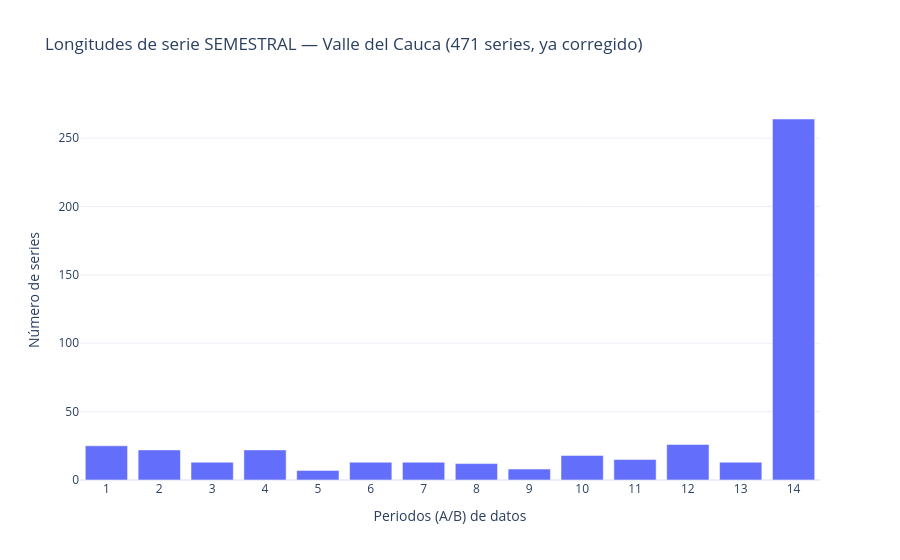

Write notebook code for a chart like this one.
### Markdown cell above
### ⚠️ Corrección de integridad: `Cultivo` no es la granularidad real de los datos

**Hallazgo (detectado al construir la regresión laggeada, Paso 18):** `Cultivo` (78 valores) es más grueso que `Desagregación cultivo` (97 valores) — ej. `Maíz` agrupa tanto `Maíz amarillo tradicional` como `Maíz blanco tradicional` como filas separadas para el mismo municipio y periodo. Esto significa que, sin agregar, una combinación (municipio, cultivo, periodo) puede tener **más de una fila** — se encontraron 560 de 5,090 combinaciones así en la rama semestral.

**Por qué esto es grave:** el generador de folds (Paso 14 original) agrupaba por `[municipio, cultivo]` y tomaba las filas ordenadas por periodo como una secuencia — con filas duplicadas del mismo periodo (ej. dos filas distintas ambas etiquetadas `2021B`), la serie quedaba fragmentada en más "puntos temporales" de los que realmente existen, corrompiendo silenciosamente esa serie completa. La rama **anual** nunca tuvo este problema porque `df_anual` (Paso 5A) siempre se construyó con `groupby(...).sum()`, que ya colapsaba cualquier duplicado de Desagregación automáticamente.

**Corrección:** se reconstruye `df_semestral` agregando explícitamente por (municipio, cultivo, periodo) — sumando producción y área, y recalculando rendimiento como producción/área (misma convención ya usada y validada para la rama anual en el Paso 17).

### Code cell
# ===== Celda 5B (corregida): longitudes de serie — nivel SEMESTRAL =====
df_semestral_raw = df[df['tipo_periodo'] == 'semestral'].copy()

# Agregación explícita a la granularidad real de la serie (muni × cultivo × periodo).
# Área y rendimiento se agregan más adelante (Paso 18) cuando se construyen las
# features laggeadas -- aquí solo se necesita producción para longitudes de serie.
df_semestral = (df_semestral_raw
                .groupby([col_muni, col_cult, col_per, col_ano, 'semestre'], as_index=False)[col_prod]
                .sum())

n_combos_originales = df_semestral_raw.groupby([col_muni, col_cult, col_per]).ngroups
n_filas_originales = len(df_semestral_raw)
print(f"Filas semestrales ANTES de agregar (nivel Desagregación): {n_filas_originales:,}")
print(f"Filas semestrales DESPUÉS de agregar (nivel Cultivo, correcto): {len(df_semestral):,}")
print(f"Combinaciones (muni,cultivo,periodo) que tenían >1 fila (colapsadas ahora): "
      f"{n_filas_originales - len(df_semestral):,}")

print(f"\nCombinaciones muni×cultivo con dato semestral: "
      f"{df_semestral.groupby([col_muni, col_cult]).ngroups:,} de "
      f"{df.groupby([col_muni, col_cult]).ngroups:,} totales")

cultivos_solo_anual = sorted(set(df[col_cult].unique()) - set(df_semestral[col_cult].unique()))
print(f"\n⚠️ Cultivos EXCLUIDOS del análisis semestral (solo reportan anual, {len(cultivos_solo_anual)}):")
print(cultivos_solo_anual)

g_sem = df_semestral.groupby([col_muni, col_cult])[col_per].nunique().rename('n_periodos')
print(f"\nSeries semestrales totales: {len(g_sem):,}")
dist_sem = g_sem.value_counts().sort_index()
for n, count in dist_sem.items():
    print(f"   {n} periodos: {count:5,} series ({count/len(g_sem)*100:5.1f}%)")

fig = px.bar(x=dist_sem.index.astype(str), y=dist_sem.values,
             title=f"Longitudes de serie SEMESTRAL — Valle del Cauca ({len(g_sem):,} series, ya corregido)",
             labels={'x': 'Periodos (A/B) de datos', 'y': 'Número de series'})
fig.update_layout(template='plotly_white')
fig.show()

prod_por_semestre = df_semestral.groupby('semestre')[col_prod].sum()
print(f"\nProducción total por semestre (solo cultivos con dato semestral):\n{prod_por_semestre}")

### Figure 1 — Plotly figure (JSON) as saved in the notebook; plotly's stock layout.template omitted (floating-point values rounded to 4 significant figures)
{"data": [{"hovertemplate": "Periodos (A/B) de datos=%{x}<br>Número de series=%{y}<extra></extra>", "legendgroup": "", "marker": {"color": "#636efa", "pattern": {"shape": ""}}, "name": "", "orientation": "v", "showlegend": false, "textposition": "auto", "type": "bar", "x": ["1", "2", "3", "4", "5", "6", "7", "8", "9", "10", "11", "12", "13", "14"], "xaxis": "x", "y": [25, 22, 13, 22, 7, 13, 13, 12, 8, 18, 15, 26, 13, 264], "yaxis": "y"}], "layout": {"barmode": "relative", "legend": {"tracegroupgap": 0}, "title": {"text": "Longitudes de serie SEMESTRAL — Valle del Cauca (471 series, ya corregido)"}, "xaxis": {"anchor": "y", "domain": [0, 1], "title": {"text": "Periodos (A/B) de datos"}}, "yaxis": {"anchor": "x", "domain": [0, 1], "title": {"text": "Número de series"}}}}
